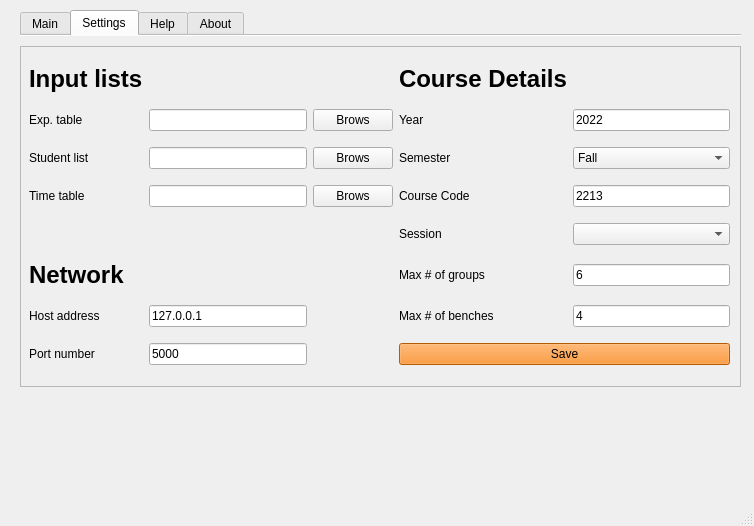
<?xml version="1.0" encoding="UTF-8"?>
<ui version="4.0">
 <class>MainWindow</class>
 <widget class="QMainWindow" name="MainWindow">
  <property name="geometry">
   <rect>
    <x>0</x>
    <y>0</y>
    <width>754</width>
    <height>526</height>
   </rect>
  </property>
  <property name="sizePolicy">
   <sizepolicy hsizetype="Maximum" vsizetype="Preferred">
    <horstretch>0</horstretch>
    <verstretch>0</verstretch>
   </sizepolicy>
  </property>
  <property name="windowTitle">
   <string>YorkU PHYS Lab Seating</string>
  </property>
  <widget class="QWidget" name="centralwidget">
   <widget class="QTabWidget" name="tabWidget">
    <property name="enabled">
     <bool>true</bool>
    </property>
    <property name="geometry">
     <rect>
      <x>20</x>
      <y>10</y>
      <width>721</width>
      <height>471</height>
     </rect>
    </property>
    <property name="font">
     <font>
      <family>Arial</family>
     </font>
    </property>
    <property name="tabShape">
     <enum>QTabWidget::Rounded</enum>
    </property>
    <property name="currentIndex">
     <number>1</number>
    </property>
    <property name="usesScrollButtons">
     <bool>true</bool>
    </property>
    <property name="documentMode">
     <bool>true</bool>
    </property>
    <property name="tabsClosable">
     <bool>false</bool>
    </property>
    <property name="movable">
     <bool>false</bool>
    </property>
    <widget class="QWidget" name="tab_main">
     <attribute name="title">
      <string>Main</string>
     </attribute>
     <widget class="QFrame" name="frame">
      <property name="geometry">
       <rect>
        <x>0</x>
        <y>10</y>
        <width>721</width>
        <height>191</height>
       </rect>
      </property>
      <property name="font">
       <font>
        <family>Arial</family>
       </font>
      </property>
      <property name="frameShape">
       <enum>QFrame::StyledPanel</enum>
      </property>
      <property name="frameShadow">
       <enum>QFrame::Raised</enum>
      </property>
      <widget class="QWidget" name="gridLayoutWidget_2">
       <property name="geometry">
        <rect>
         <x>0</x>
         <y>0</y>
         <width>721</width>
         <height>191</height>
        </rect>
       </property>
       <layout class="QGridLayout" name="gridLayout_3">
        <item row="2" column="0">
         <widget class="QPushButton" name="pushButton_grouping">
          <property name="sizePolicy">
           <sizepolicy hsizetype="Fixed" vsizetype="Fixed">
            <horstretch>0</horstretch>
            <verstretch>0</verstretch>
           </sizepolicy>
          </property>
          <property name="font">
           <font>
            <family>Arial</family>
           </font>
          </property>
          <property name="text">
           <string>Generate groups</string>
          </property>
         </widget>
        </item>
        <item row="2" column="2">
         <widget class="QPushButton" name="pushButton_start_webserver">
          <property name="sizePolicy">
           <sizepolicy hsizetype="Minimum" vsizetype="Preferred">
            <horstretch>0</horstretch>
            <verstretch>0</verstretch>
           </sizepolicy>
          </property>
          <property name="font">
           <font>
            <family>Arial</family>
           </font>
          </property>
          <property name="styleSheet">
           <string notr="true">background-color: rgb(66, 255, 75);</string>
          </property>
          <property name="text">
           <string>START webserver</string>
          </property>
         </widget>
        </item>
        <item row="2" column="1">
         <widget class="QPushButton" name="pushButton_htmlgen">
          <property name="sizePolicy">
           <sizepolicy hsizetype="Minimum" vsizetype="Fixed">
            <horstretch>0</horstretch>
            <verstretch>0</verstretch>
           </sizepolicy>
          </property>
          <property name="font">
           <font>
            <family>Arial</family>
           </font>
          </property>
          <property name="text">
           <string>Generate html</string>
          </property>
         </widget>
        </item>
        <item row="1" column="2">
         <widget class="QLabel" name="label_10">
          <property name="sizePolicy">
           <sizepolicy hsizetype="Preferred" vsizetype="Fixed">
            <horstretch>0</horstretch>
            <verstretch>0</verstretch>
           </sizepolicy>
          </property>
          <property name="font">
           <font>
            <family>Arial Hebrew</family>
            <pointsize>18</pointsize>
            <weight>75</weight>
            <bold>true</bold>
           </font>
          </property>
          <property name="text">
           <string>Web Server</string>
          </property>
         </widget>
        </item>
        <item row="1" column="0">
         <widget class="QLabel" name="label_5">
          <property name="sizePolicy">
           <sizepolicy hsizetype="Preferred" vsizetype="Fixed">
            <horstretch>0</horstretch>
            <verstretch>0</verstretch>
           </sizepolicy>
          </property>
          <property name="font">
           <font>
            <pointsize>18</pointsize>
            <weight>75</weight>
            <bold>true</bold>
           </font>
          </property>
          <property name="text">
           <string>Seating Generator</string>
          </property>
         </widget>
        </item>
        <item row="3" column="2">
         <widget class="QPushButton" name="pushButton_stop_webserver">
          <property name="sizePolicy">
           <sizepolicy hsizetype="Preferred" vsizetype="Preferred">
            <horstretch>0</horstretch>
            <verstretch>0</verstretch>
           </sizepolicy>
          </property>
          <property name="font">
           <font>
            <family>Arial</family>
           </font>
          </property>
          <property name="styleSheet">
           <string notr="true">background-color: rgb(252, 53, 48);</string>
          </property>
          <property name="text">
           <string>STOP webserver</string>
          </property>
         </widget>
        </item>
        <item row="3" column="1">
         <widget class="QSpinBox" name="spinBox_exp_id">
          <property name="sizePolicy">
           <sizepolicy hsizetype="Fixed" vsizetype="Fixed">
            <horstretch>0</horstretch>
            <verstretch>0</verstretch>
           </sizepolicy>
          </property>
          <property name="font">
           <font>
            <pointsize>18</pointsize>
            <weight>75</weight>
            <bold>true</bold>
           </font>
          </property>
          <property name="frame">
           <bool>true</bool>
          </property>
          <property name="minimum">
           <number>1</number>
          </property>
          <property name="value">
           <number>1</number>
          </property>
         </widget>
        </item>
        <item row="3" column="0">
         <widget class="QLabel" name="label_6">
          <property name="sizePolicy">
           <sizepolicy hsizetype="Fixed" vsizetype="Preferred">
            <horstretch>0</horstretch>
            <verstretch>0</verstretch>
           </sizepolicy>
          </property>
          <property name="text">
           <string>Exp. Number</string>
          </property>
         </widget>
        </item>
       </layout>
      </widget>
     </widget>
     <widget class="QFrame" name="frame_6">
      <property name="geometry">
       <rect>
        <x>0</x>
        <y>210</y>
        <width>721</width>
        <height>231</height>
       </rect>
      </property>
      <property name="font">
       <font>
        <family>Arial</family>
       </font>
      </property>
      <property name="frameShape">
       <enum>QFrame::StyledPanel</enum>
      </property>
      <property name="frameShadow">
       <enum>QFrame::Raised</enum>
      </property>
      <widget class="QWidget" name="verticalLayoutWidget">
       <property name="geometry">
        <rect>
         <x>0</x>
         <y>0</y>
         <width>721</width>
         <height>231</height>
        </rect>
       </property>
       <property name="font">
        <font>
         <family>Arial</family>
        </font>
       </property>
       <layout class="QVBoxLayout" name="verticalLayout">
        <item>
         <widget class="QLabel" name="label_7">
          <property name="font">
           <font>
            <family>Arial Hebrew</family>
            <pointsize>18</pointsize>
            <weight>75</weight>
            <bold>true</bold>
           </font>
          </property>
          <property name="text">
           <string>Status</string>
          </property>
         </widget>
        </item>
        <item>
         <widget class="QTextBrowser" name="statusbox">
          <property name="font">
           <font>
            <family>Arial</family>
           </font>
          </property>
          <property name="styleSheet">
           <string notr="true">background-color: rgb(204, 204, 204);</string>
          </property>
         </widget>
        </item>
       </layout>
      </widget>
     </widget>
     <widget class="QLabel" name="label_11">
      <property name="geometry">
       <rect>
        <x>520</x>
        <y>20</y>
        <width>181</width>
        <height>41</height>
       </rect>
      </property>
      <property name="sizePolicy">
       <sizepolicy hsizetype="Preferred" vsizetype="Fixed">
        <horstretch>0</horstretch>
        <verstretch>0</verstretch>
       </sizepolicy>
      </property>
      <property name="text">
       <string/>
      </property>
      <property name="pixmap">
       <pixmap>YorkU_logo_S.png</pixmap>
      </property>
      <property name="scaledContents">
       <bool>true</bool>
      </property>
     </widget>
    </widget>
    <widget class="QWidget" name="tab_settings">
     <attribute name="title">
      <string>Settings</string>
     </attribute>
     <widget class="QFrame" name="frame_2">
      <property name="geometry">
       <rect>
        <x>0</x>
        <y>10</y>
        <width>721</width>
        <height>341</height>
       </rect>
      </property>
      <property name="frameShape">
       <enum>QFrame::StyledPanel</enum>
      </property>
      <property name="frameShadow">
       <enum>QFrame::Raised</enum>
      </property>
      <widget class="QWidget" name="gridLayoutWidget_3">
       <property name="geometry">
        <rect>
         <x>9</x>
         <y>9</y>
         <width>701</width>
         <height>321</height>
        </rect>
       </property>
       <layout class="QGridLayout" name="gridLayout_4">
        <item row="3" column="2">
         <widget class="QPushButton" name="pushButton_time_brows">
          <property name="text">
           <string>Brows</string>
          </property>
         </widget>
        </item>
        <item row="1" column="1">
         <widget class="QLineEdit" name="lineEdit_exp_csv">
          <property name="text">
           <string/>
          </property>
         </widget>
        </item>
        <item row="6" column="0">
         <widget class="QLabel" name="label_12">
          <property name="font">
           <font>
            <weight>50</weight>
            <bold>false</bold>
           </font>
          </property>
          <property name="text">
           <string>Host address</string>
          </property>
         </widget>
        </item>
        <item row="0" column="0">
         <widget class="QLabel" name="label_38">
          <property name="sizePolicy">
           <sizepolicy hsizetype="Preferred" vsizetype="Fixed">
            <horstretch>0</horstretch>
            <verstretch>0</verstretch>
           </sizepolicy>
          </property>
          <property name="font">
           <font>
            <pointsize>18</pointsize>
            <weight>75</weight>
            <bold>true</bold>
           </font>
          </property>
          <property name="text">
           <string>Input lists</string>
          </property>
         </widget>
        </item>
        <item row="6" column="4">
         <widget class="QLineEdit" name="lineEdit_nbenches">
          <property name="text">
           <string>4</string>
          </property>
         </widget>
        </item>
        <item row="7" column="0">
         <widget class="QLabel" name="label_13">
          <property name="font">
           <font>
            <weight>50</weight>
            <bold>false</bold>
           </font>
          </property>
          <property name="text">
           <string>Port number</string>
          </property>
         </widget>
        </item>
        <item row="5" column="4">
         <widget class="QLineEdit" name="lineEdit_ngroups">
          <property name="text">
           <string>6</string>
          </property>
         </widget>
        </item>
        <item row="1" column="4">
         <widget class="QLineEdit" name="lineEdit_year">
          <property name="font">
           <font>
            <weight>50</weight>
            <bold>false</bold>
           </font>
          </property>
          <property name="text">
           <string>2022</string>
          </property>
         </widget>
        </item>
        <item row="1" column="3">
         <widget class="QLabel" name="label_33">
          <property name="font">
           <font>
            <weight>50</weight>
            <bold>false</bold>
           </font>
          </property>
          <property name="text">
           <string>Year</string>
          </property>
         </widget>
        </item>
        <item row="3" column="4">
         <widget class="QLineEdit" name="lineEdit_code">
          <property name="font">
           <font>
            <weight>50</weight>
            <bold>false</bold>
           </font>
          </property>
          <property name="text">
           <string>2213</string>
          </property>
         </widget>
        </item>
        <item row="3" column="0">
         <widget class="QLabel" name="label_44">
          <property name="text">
           <string>Time table</string>
          </property>
         </widget>
        </item>
        <item row="1" column="0">
         <widget class="QLabel" name="label_41">
          <property name="font">
           <font>
            <weight>50</weight>
            <bold>false</bold>
           </font>
          </property>
          <property name="text">
           <string>Exp. table</string>
          </property>
         </widget>
        </item>
        <item row="0" column="3">
         <widget class="QLabel" name="label_32">
          <property name="font">
           <font>
            <pointsize>18</pointsize>
            <weight>75</weight>
            <bold>true</bold>
           </font>
          </property>
          <property name="text">
           <string>Course Details</string>
          </property>
         </widget>
        </item>
        <item row="2" column="2">
         <widget class="QPushButton" name="pushButton_stud_brows">
          <property name="text">
           <string>Brows</string>
          </property>
         </widget>
        </item>
        <item row="2" column="3">
         <widget class="QLabel" name="label_36">
          <property name="text">
           <string>Semester</string>
          </property>
         </widget>
        </item>
        <item row="6" column="1">
         <widget class="QLineEdit" name="lineEdit_host">
          <property name="font">
           <font>
            <weight>50</weight>
            <bold>false</bold>
           </font>
          </property>
          <property name="text">
           <string>127.0.0.1</string>
          </property>
         </widget>
        </item>
        <item row="1" column="2">
         <widget class="QPushButton" name="pushButton_exp_brows">
          <property name="text">
           <string>Brows</string>
          </property>
         </widget>
        </item>
        <item row="2" column="4">
         <widget class="QComboBox" name="comboBox_semester">
          <item>
           <property name="text">
            <string>Fall</string>
           </property>
          </item>
          <item>
           <property name="text">
            <string>Winter</string>
           </property>
          </item>
          <item>
           <property name="text">
            <string>Summer</string>
           </property>
          </item>
         </widget>
        </item>
        <item row="5" column="3">
         <widget class="QLabel" name="label_45">
          <property name="text">
           <string>Max # of groups</string>
          </property>
         </widget>
        </item>
        <item row="3" column="3">
         <widget class="QLabel" name="label_46">
          <property name="font">
           <font>
            <weight>50</weight>
            <bold>false</bold>
           </font>
          </property>
          <property name="text">
           <string>Course Code</string>
          </property>
         </widget>
        </item>
        <item row="3" column="1">
         <widget class="QLineEdit" name="lineEdit_time_csv">
          <property name="text">
           <string/>
          </property>
         </widget>
        </item>
        <item row="2" column="0">
         <widget class="QLabel" name="label_43">
          <property name="font">
           <font>
            <weight>50</weight>
            <bold>false</bold>
           </font>
          </property>
          <property name="text">
           <string>Student list</string>
          </property>
         </widget>
        </item>
        <item row="7" column="1">
         <widget class="QLineEdit" name="lineEdit_port">
          <property name="font">
           <font>
            <weight>50</weight>
            <bold>false</bold>
           </font>
          </property>
          <property name="text">
           <string>5000</string>
          </property>
         </widget>
        </item>
        <item row="5" column="0">
         <widget class="QLabel" name="label_31">
          <property name="sizePolicy">
           <sizepolicy hsizetype="Preferred" vsizetype="Fixed">
            <horstretch>0</horstretch>
            <verstretch>0</verstretch>
           </sizepolicy>
          </property>
          <property name="font">
           <font>
            <pointsize>18</pointsize>
            <weight>75</weight>
            <bold>true</bold>
           </font>
          </property>
          <property name="text">
           <string>Network</string>
          </property>
         </widget>
        </item>
        <item row="2" column="1">
         <widget class="QLineEdit" name="lineEdit_stud_csv">
          <property name="text">
           <string/>
          </property>
         </widget>
        </item>
        <item row="6" column="3">
         <widget class="QLabel" name="label_14">
          <property name="text">
           <string>Max # of benches</string>
          </property>
         </widget>
        </item>
        <item row="4" column="3">
         <widget class="QLabel" name="label_15">
          <property name="sizePolicy">
           <sizepolicy hsizetype="Fixed" vsizetype="Preferred">
            <horstretch>0</horstretch>
            <verstretch>0</verstretch>
           </sizepolicy>
          </property>
          <property name="text">
           <string>Session</string>
          </property>
         </widget>
        </item>
        <item row="4" column="4">
         <widget class="QComboBox" name="comboBox_session">
          <property name="sizePolicy">
           <sizepolicy hsizetype="Minimum" vsizetype="Fixed">
            <horstretch>0</horstretch>
            <verstretch>0</verstretch>
           </sizepolicy>
          </property>
         </widget>
        </item>
        <item row="7" column="3" colspan="2">
         <widget class="QPushButton" name="pushButton_save_settings">
          <property name="styleSheet">
           <string notr="true">background-color: rgb(253, 128, 8);</string>
          </property>
          <property name="text">
           <string>Save</string>
          </property>
         </widget>
        </item>
       </layout>
      </widget>
     </widget>
    </widget>
    <widget class="QWidget" name="tab">
     <attribute name="title">
      <string>Help</string>
     </attribute>
     <widget class="QTextEdit" name="textEdit">
      <property name="geometry">
       <rect>
        <x>0</x>
        <y>0</y>
        <width>721</width>
        <height>431</height>
       </rect>
      </property>
      <property name="html">
       <string>&lt;!DOCTYPE HTML PUBLIC &quot;-//W3C//DTD HTML 4.0//EN&quot; &quot;http://www.w3.org/TR/REC-html40/strict.dtd&quot;&gt;
&lt;html&gt;&lt;head&gt;&lt;meta name=&quot;qrichtext&quot; content=&quot;1&quot; /&gt;&lt;style type=&quot;text/css&quot;&gt;
p, li { white-space: pre-wrap; }
&lt;/style&gt;&lt;/head&gt;&lt;body style=&quot; font-family:'Arial'; font-size:13pt; font-weight:400; font-style:normal;&quot;&gt;
&lt;p style=&quot; margin-top:0px; margin-bottom:0px; margin-left:0px; margin-right:0px; -qt-block-indent:0; text-indent:0px;&quot;&gt;&lt;span style=&quot; font-size:18pt; font-weight:600;&quot;&gt;How to use the program:&lt;/span&gt;&lt;/p&gt;
&lt;p style=&quot; margin-top:12px; margin-bottom:12px; margin-left:0px; margin-right:0px; -qt-block-indent:0; text-indent:0px;&quot;&gt;1- Go to the setting page and insert the corresponding parameters. Please note the following:&lt;/p&gt;
&lt;p style=&quot; margin-top:12px; margin-bottom:12px; margin-left:0px; margin-right:0px; -qt-block-indent:0; text-indent:0px;&quot;&gt;a) the session input is case sensitive and should match with the 'session' in the input csv lists&lt;/p&gt;
&lt;p style=&quot; margin-top:12px; margin-bottom:12px; margin-left:0px; margin-right:0px; -qt-block-indent:0; text-indent:0px;&quot;&gt;b) Click on '&lt;span style=&quot; font-weight:600;&quot;&gt;Grouping&lt;/span&gt;' on the main page to generate a .pkl file containing the seating details of all listed experiments and students in the given session. Repeat this process to generate separate .pkl files with unique names for each session id.&lt;/p&gt;
&lt;p style=&quot; margin-top:12px; margin-bottom:12px; margin-left:0px; margin-right:0px; -qt-block-indent:0; text-indent:0px;&quot;&gt;c) Grouping process tries to create a uniform number of students per group according to the 'Max # of groups' value. To have more students per group, reduce this value accordingly.&lt;/p&gt;
&lt;p style=&quot; margin-top:12px; margin-bottom:12px; margin-left:0px; margin-right:0px; -qt-block-indent:0; text-indent:0px;&quot;&gt;2- Once the .pkl files are generated, click on '&lt;span style=&quot; font-weight:600;&quot;&gt;Generate Html'&lt;/span&gt;&lt;/p&gt;
&lt;p style=&quot; margin-top:0px; margin-bottom:0px; margin-left:0px; margin-right:0px; -qt-block-indent:0; text-indent:0px;&quot;&gt; on the main page to generate the seating Html files per group. The seating Html files for each experiment will be stored in a separate directory labeled with the experiment id.&lt;/p&gt;
&lt;p style=&quot; margin-top:12px; margin-bottom:12px; margin-left:0px; margin-right:0px; -qt-block-indent:0; text-indent:0px;&quot;&gt;3 - Finally, on the main page, select the required experiment id and click on '&lt;span style=&quot; font-weight:600;&quot;&gt;START webserver&lt;/span&gt;' to start hosting the selected experiment seating.&lt;/p&gt;
&lt;p style=&quot; margin-top:12px; margin-bottom:12px; margin-left:0px; margin-right:0px; -qt-block-indent:0; text-indent:0px;&quot;&gt;4 - From the group PCs, open a web browser and visit &lt;span style=&quot; font-weight:600;&quot;&gt;http://hostname:port/g[X].html&lt;/span&gt;, where [X] is the group number.&lt;/p&gt;
&lt;p style=&quot; margin-top:12px; margin-bottom:12px; margin-left:0px; margin-right:0px; -qt-block-indent:0; text-indent:0px;&quot;&gt;5 - The GUI must be running during the lab session. Once the session is done, click on 'STOP webserver' and close the application.&lt;/p&gt;&lt;/body&gt;&lt;/html&gt;</string>
      </property>
     </widget>
    </widget>
    <widget class="QWidget" name="tab_about">
     <attribute name="title">
      <string>About</string>
     </attribute>
     <widget class="QLabel" name="label">
      <property name="geometry">
       <rect>
        <x>380</x>
        <y>20</y>
        <width>331</width>
        <height>301</height>
       </rect>
      </property>
      <property name="font">
       <font>
        <family>Arial</family>
       </font>
      </property>
      <property name="text">
       <string>&lt;html&gt;&lt;head/&gt;&lt;body&gt;&lt;p&gt;&lt;span style=&quot; font-size:15pt; font-weight:600;&quot;&gt;YorkU PHYS Lab Seating Monitor&lt;/span&gt;&lt;/p&gt;&lt;p&gt;&lt;span style=&quot; font-size:11pt;&quot;&gt;V 2.1, Dec 2022&lt;/span&gt;&lt;br/&gt;&lt;/p&gt;&lt;p&gt;Developed by Mohammad Kareem&lt;/p&gt;&lt;p&gt;Research Associate&lt;/p&gt;&lt;p&gt;Department of Physics and Astronomy&lt;/p&gt;&lt;p&gt;York University&lt;/p&gt;&lt;p&gt;4700 Keele St, Toronto ON Canada M3J 1P3&lt;/p&gt;&lt;p&gt;Office: 234 Petrie Science and Engineering Bldg.&lt;/p&gt;&lt;p&gt;mkareem@yorku.ca&lt;/p&gt;&lt;/body&gt;&lt;/html&gt;</string>
      </property>
     </widget>
     <widget class="QLabel" name="label_9">
      <property name="geometry">
       <rect>
        <x>20</x>
        <y>110</y>
        <width>331</width>
        <height>111</height>
       </rect>
      </property>
      <property name="text">
       <string/>
      </property>
      <property name="pixmap">
       <pixmap>YorkU_logo_L.png</pixmap>
      </property>
      <property name="scaledContents">
       <bool>true</bool>
      </property>
     </widget>
    </widget>
   </widget>
  </widget>
  <widget class="QMenuBar" name="menubar">
   <property name="geometry">
    <rect>
     <x>0</x>
     <y>0</y>
     <width>754</width>
     <height>24</height>
    </rect>
   </property>
  </widget>
  <widget class="QStatusBar" name="statusbar"/>
 </widget>
 <resources>
  <include location="YorkU_logo_S.qrc"/>
 </resources>
 <connections/>
</ui>
